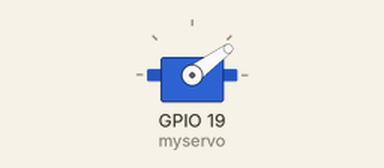
This sketch was run on a simulated ESP32. Shown: servo. What the sketch prints to the serial monitor is not drawn.

Above: at 0.05 s.
At 2.0 s:
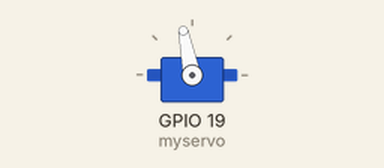
At 3.95 s:
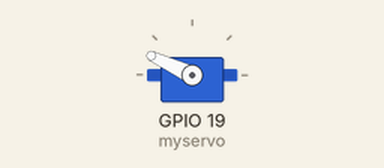
At 7.85 s:
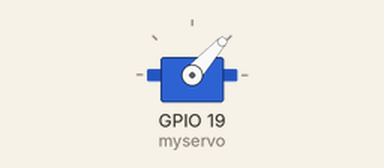
Timing chart, 0 to 12.0 s (numbered marks = the images above):
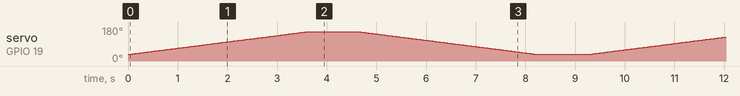

The sketch:

servo.ino
```cpp
#include <ESP32Servo.h>

Servo myservo;  // create servo object to control a servo
// twelve servo objects can be created on most boards

int pos = 0;    // variable to store the servo position

void setup() {

Serial.begin(9600);
  myservo.attach(19);  // attaches the servo on pin 9 to the servo object
}

void loop() {

Serial.println("start");
  for (pos = 35; pos <= 155; pos += 1) { // goes from 35 degrees to 155 degrees
    // in steps of 1 degree
    myservo.write(pos);              // tell servo to go to position in variable 'pos'
    delay(30);                       // waits 15ms for the servo to reach the position
  }

delay(1000);

  for (pos = 155; pos >= 35; pos -= 1) { // goes from 155 degrees to 35 degrees
    myservo.write(pos);              // tell servo to go to position in variable 'pos'
    delay(30);                       // waits 15ms for the servo to reach the position
  }//155

delay(1000);


}
```
